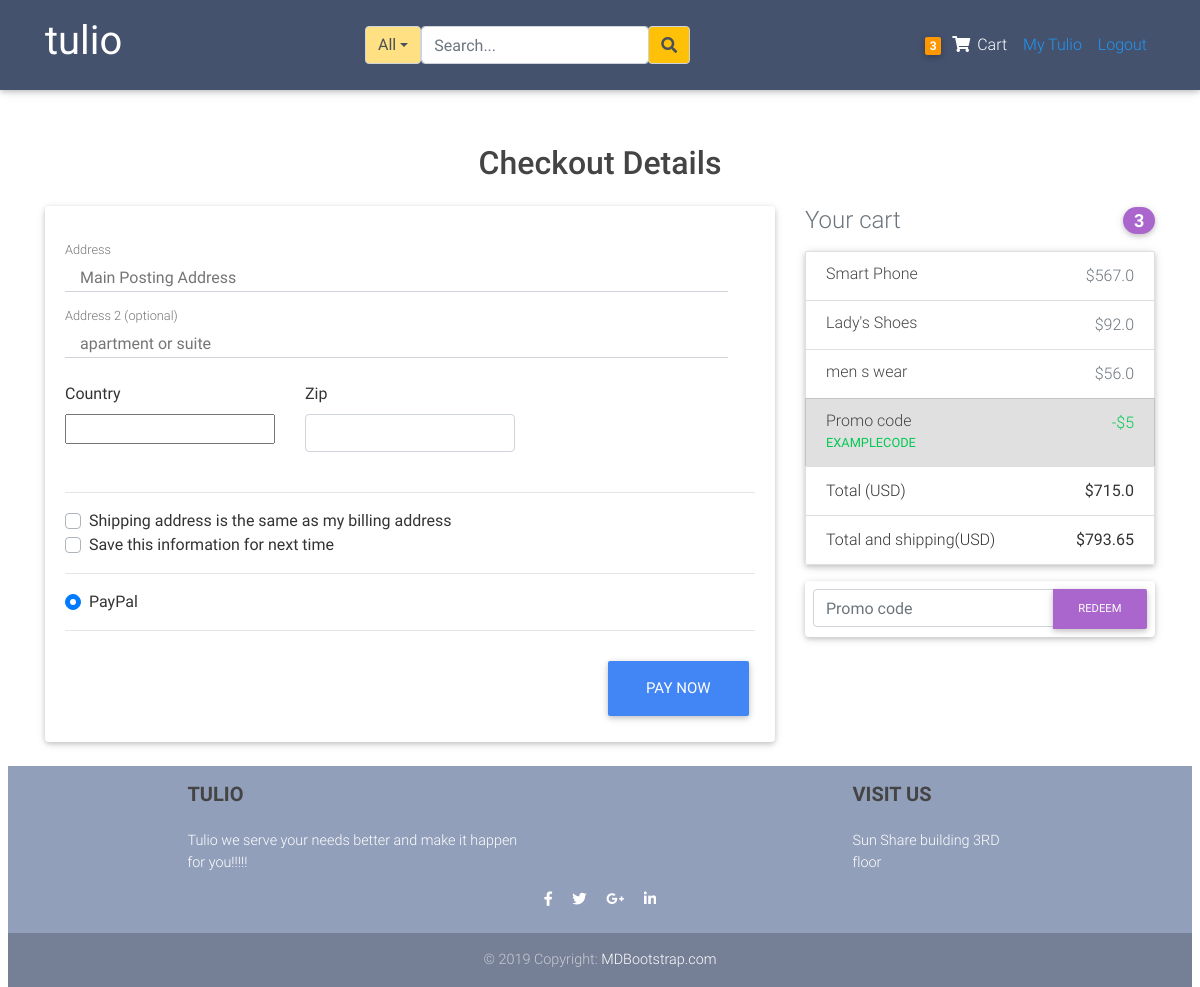
/checkout/ (signed in), run on an earlier commit of the app's database.
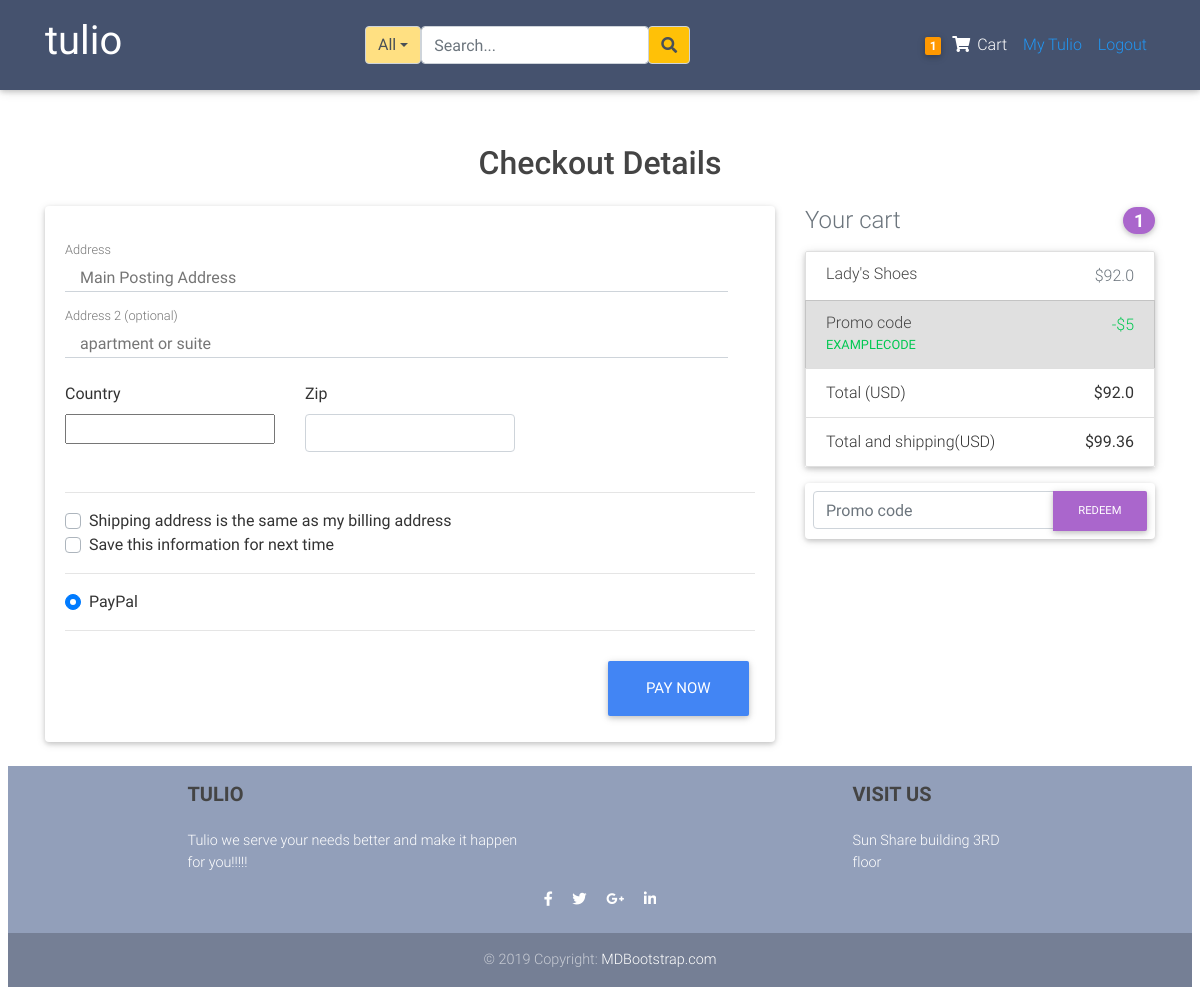
And on a later commit of the database.
### blogs/models.py (models this page shows, shortened)
class Order(models.Model):
	user           = models.ForeignKey(settings.AUTH_USER_MODEL,
	                        on_delete=models.CASCADE)
	items          = models.ManyToManyField(OrderItem)
	start_date     = models.DateTimeField(auto_now_add=True)
	ordered_date   = models.DateTimeField()
	ordered        = models.BooleanField(default=False)
	biling_address = models.ForeignKey("BillingAddress",
		          on_delete=models.SET_NULL, blank=True, null=True)
	payment        = models.ForeignKey("Payment",
		          on_delete=models.SET_NULL, blank=True, null=True)
	def get_total(self):
		total = 0
		for order_item in self.items.all():
			total +=order_item.get_final_price()
		return round(total,2)
	def get_shipping(self):
		shipping=0
		if self.get_total() <=10:
			shipping=self.get_total()*0.05
		elif self.get_total() >10 and self.get_total()<=20:
			shipping=self.get_total()*0.06
		elif self.get_total() >20 and self.get_total()<=100:
			shipping=self.get_total()*0.08
		else:
			shipping=self.get_total()*0.11
		return round(shipping,2)
	def get_total_and_shipping(self):
		return round((self.get_total() + self.get_shipping()),2)

class  OrderItem(models.Model):
	user     = models.ForeignKey(settings.AUTH_USER_MODEL,
	                        on_delete=models.CASCADE)
	ordered  = models.BooleanField(default=False)
	item     = models.ForeignKey(Item, on_delete=models.CASCADE)
	quantity = models.IntegerField(default=1)
	date     = models.DateTimeField(auto_now_add=True)
	def get_item_total_price(self):
		return self.quantity * self.item.price
	def get_final_price(self):
		if self.item.discount_price:
			return self.get_item_total_discount_price()
		return self.get_item_total_price()

class Item(models.Model):
	title           = models.CharField(max_length=100)
	price           = models.FloatField()
	discount_price  = models.FloatField(blank=True, null=True)
	category        = models.CharField(choices=CATEGORY_CHOICES, max_length=2)
	label           = models.CharField(choices=LABEL_CHOICES, max_length=2)
	image           = models.ImageField(upload_to='product_pictures')
	slug            = models.SlugField()
	description     = models.TextField()
	objects         = ProductManager()

### blogs/views.py (the view, shortened to what this page needs)
# urls.py: path('checkout/', CheckoutView.as_view(), name = "checkout" ),
class CheckoutView(LoginRequiredMixin, View):
	def get(self, *args, **kwargs):
		try:
			order = Order.objects.get(user=self.request.user, ordered=False)
			form = CheckoutForm()
			context ={
			'form':form,
			'order':order,
			}
			return render(self.request, "blogs/checkout.html", context)
		except ObjectDoesNotExist:
			messages.error(self.request,f"No active orders available")
			return redirect("blogs:checkout")

### blogs/blog_forms.py
class CheckoutForm(forms.Form):
	street_address = forms.CharField(widget=forms.TextInput(attrs={
		"placeholder": "Main Posting Address",
		'class':'col-md-11 pt-3'
		}))
	apartment_address = forms.CharField(required= False, widget=forms.TextInput(attrs={
		"placeholder": "apartment or suite",
		'class':'col-md-11 pt-3'
		}))
	country = CountryField(blank_label='(select country)').formfield(widget =CountrySelectWidget(attrs={
		'class': 'custom-select d-block w-100'
		}))
	zip =forms.CharField(widget=forms.TextInput(attrs={
		'class':'form-control'
		}))
	same_biling_address = forms.BooleanField(required=False)
	save_info = forms.BooleanField(required=False)
	payment_options=forms.ChoiceField(widget=forms.RadioSelect,
						choices=PAYMENT_CHOICES)

### blogs/templatetags/cart_item_count.py (called while the page is built)
@register.filter
def cart_count(user):
	if user.is_authenticated:
		query_set = Order.objects.filter(user=user, ordered=False)
		if query_set.exists():
			return query_set[0].items.count()
	return 0

### blogs/templates/blogs/checkout.html (shortened to what this page needs)
{%extends 'blogs/layout.html'%}
{%load cart_item_count%}
{%load crispy_forms_tags%}
{%block content%}
    <div class="container wow fadeIn pt-5">
      <h2 class=" h2 text-center mb-4">Checkout Details</h2>
      <div class="row">
        <div class="col-md-8 mb-4">
          <div class="card">
            <form method="POST" class="card-body">
              <div class="md-form mb-8">
               {{form.street_address}}
                <label for="address" class="">Address</label>
              </div>
              <div class="md-form mb-8">
                {{form.apartment_address}}
                <label for="text-bold address-2" class="">Address 2 (optional)</label>
              </div>
              <div class="row">
                <div class="col-lg-4 col-md-12 mb-4">
                  <label for="country">Country</label>
                  {{form.country}}
                </div>
                <div class="col-lg-4 col-md-6 mb-4">
                  <label for="zip">Zip</label>
                  {{form.zip}}
                </div>
              </div>
              <hr>
              <div class="custom-control custom-checkbox">
                <label class="custom-control-label" for="same-address">Shipping address is the same as my billing address</label>
              </div>
              <div class="custom-control custom-checkbox">
                <label class="custom-control-label" for="save-info">Save this information for next time</label>
              </div>
              <hr>
              <div class="d-block my-3">
                {% for value, name in form.fields.payment_options.choices%}
                <div class="custom-control custom-radio">
                  <label class="custom-control-label" for="{{name}}">{{name}}</label>
                </div>
               {%endfor%}
              </div>
              <hr class="mb-4">
              <button class="btn btn-primary btn-lg float-right" type="submit">Pay Now</button>
            </form>
          </div>
        </div>
       <div class="col-md-4 mb-4">
          <h4 class="d-flex justify-content-between align-items-center mb-3">
            <span class="text-muted">Your cart</span>
            <span class="badge badge-secondary badge-pill">{{request.user|cart_count}}</span>
          </h4>
          <ul class="list-group mb-3 z-depth-1">
            {%for order_item in order.items.all%}
            <li class="list-group-item d-flex justify-content-between lh-condensed">
              <div>
                <h6 class="my-0">{{order_item.item.title}}</h6>
              </div>
              <span class="text-muted">${{order_item.get_item_total_price}}</span>
            </li>
            {%endfor%}
            {%if order.items.all%}
            <li class="list-group-item d-flex justify-content-between bg-light">
              <div class="text-success">
                <h6 class="my-0">Promo code</h6>
                <small>EXAMPLECODE</small>
              </div>
              <span class="text-success">-$5</span>
            </li>
            <li class="list-group-item d-flex justify-content-between">
              <span>Total (USD)</span>
              <strong>${{order.get_total}}</strong>
            </li>
            <li class="list-group-item d-flex justify-content-between">
              <span>Total and shipping(USD)</span>
              <strong>${{order.get_total_and_shipping}}</strong>
            </li>
          </ul>
          {%endif%}
          <form class="card p-2">
            <div class="input-group">
              <input type="text" class="form-control" placeholder="Promo code" aria-label="Recipient's username" aria-describedby="basic-addon2">
              <div class="input-group-append">
                <button class="btn btn-secondary btn-md waves-effect m-0" type="button">Redeem</button>
              </div>
            </div>
          </form>
</div>
      </div>
    </div>
{%endblock content%}

### blogs/templates/blogs/nav.html
{%load cart_item_count%}
<nav class="navbar fixed-top navbar-expand-lg navbar-dark mdb-color scrolling-navbar">
    <div class="container">
      <a class="navbar-brand waves-effect" href="{%url 'blogs:home' %}" target="_blank">
          <h1>
             <strong class="white-text">tulio</strong>
          </h1>
      </a>
  {%include 'blogs/search_bar.html'%}
        <ul class="navbar-nav nav-flex-icons">
          <li>
            <div class="navbar-nav">
                  <li class="nav-item">
                      <a href="{%url 'blogs:order_summary'%}" class="nav-link waves-effect">
                        <span class="badge orange z-depth-1 mr-1"> {{request.user|cart_count}}</span>
                          <i class="fas fa-shopping-cart"></i>
                        <span class="clearfix d-none d-sm-inline-block"> Cart </span>
                      </a>
                </li>
        {%if request.user.is_authenticated%}
            <a class="nav-item nav-link blue-text" href="{%url 'profile'%}">My Tulio</a>
            <a class="nav-item nav-link blue-text" href="{%url 'logout' %}">Logout</a>
        {%else%}
            <a class="nav-item nav-link blue-text" href="{%url 'login' %}">Login</a>
            <a class="nav-item nav-link blue-text" href="{%url 'register'%}">Register</a>
        {%endif%}
            </div>
          </li>
        </ul>
      </div>
  </nav>

What changed in the data, as far as the page shows it:
no longer on this page (row unchanged): OrderItem: item "Smart Phone", get_item_total_price "567.0"
no longer on this page (row edited): OrderItem: item "men s wear", get_item_total_price "56.0"
computed for Order: get_total "715.0" → "92.0"; get_total_and_shipping "793.65" → "99.36"
Also different on the page:
{{ request.user|cart_count }}: "3" → "1"
